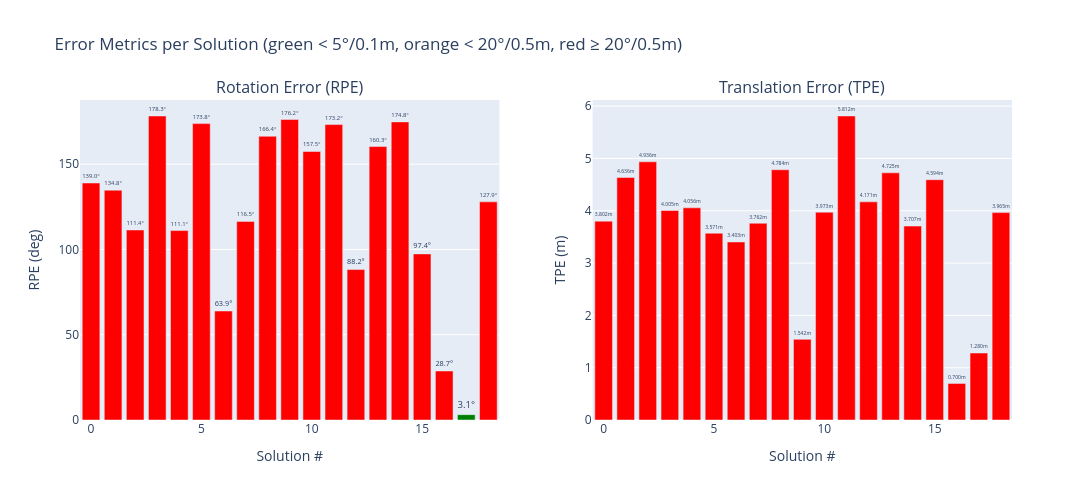

Here is the notebook cell this chart was saved with:
### Markdown cell above
### Error Analysis: RPE and TPE

For each solution, we compute:
- **RPE** (Rotation Prediction Error): angular distance between estimated and GT rotation
- **TPE** (Translation Prediction Error): Euclidean distance between estimated and GT translation

### Code cell
if meta is None:
    print("No metadata loaded.")
else:
    # Sort solutions by rotation error
    errs = [(s['rotation_index'], s['error']['rotation_error_deg'], s['error']['translation_error_m']) for s in meta['solutions']]
    errs.sort(key=lambda x: x[1])
    
    indices, rpe_vals, tpe_vals = zip(*errs) if errs else ([], [], [])
    
    fig = make_subplots(rows=1, cols=2,
        subplot_titles=('Rotation Error (RPE)', 'Translation Error (TPE)'),
        specs=[[{'type': 'bar'}, {'type': 'bar'}]])
    
    colors_rpe = ['green' if v < 5 else 'orange' if v < 20 else 'red' for v in rpe_vals]
    colors_tpe = ['green' if v < 0.1 else 'orange' if v < 0.5 else 'red' for v in tpe_vals]
    
    fig.add_trace(go.Bar(
        x=list(indices), y=list(rpe_vals),
        marker_color=colors_rpe,
        name='RPE',
        text=[f'{v:.1f}°' for v in rpe_vals],
        textposition='outside',
    ), row=1, col=1)
    
    fig.add_trace(go.Bar(
        x=list(indices), y=list(tpe_vals),
        marker_color=colors_tpe,
        name='TPE',
        text=[f'{v:.3f}m' for v in tpe_vals],
        textposition='outside',
    ), row=1, col=2)
    
    fig.update_layout(
        height=500, width=1100,
        title_text='Error Metrics per Solution (green < 5°/0.1m, orange < 20°/0.5m, red ≥ 20°/0.5m)',
        showlegend=False,
    )
    fig.update_xaxes(title_text='Solution #', row=1, col=1)
    fig.update_xaxes(title_text='Solution #', row=1, col=2)
    fig.update_yaxes(title_text='RPE (deg)', row=1, col=1)
    fig.update_yaxes(title_text='TPE (m)', row=1, col=2)
    fig.show()

### Figure 1 — Plotly figure (JSON) as saved in the notebook; plotly's stock layout.template omitted (floating-point values rounded to 4 significant figures)
{"data": [{"marker": {"color": ["green", "red", "red", "red", "red", "red", "red", "red", "red", "red", "red", "red", "red", "red", "red", "red", "red", "red", "red"]}, "name": "RPE", "text": ["3.1°", "28.7°", "63.9°", "88.2°", "97.4°", "111.1°", "111.4°", "116.5°", "127.9°", "134.8°", "139.0°", "157.5°", "160.3°", "166.4°", "173.2°", "173.8°", "174.8°", "176.2°", "178.3°"], "textposition": "outside", "type": "bar", "x": [17, 16, 6, 12, 15, 4, 2, 7, 18, 1, 0, 10, 13, 8, 11, 5, 14, 9, 3], "xaxis": "x", "y": [3.144, 28.73, 63.91, 88.22, 97.39, 111.1, 111.4, 116.5, 127.9, 134.8, 139.0, 157.5, 160.3, 166.4, 173.2, 173.8, 174.8, 176.2, 178.3], "yaxis": "y"}, {"marker": {"color": ["red", "red", "red", "red", "red", "red", "red", "red", "red", "red", "red", "red", "red", "red", "red", "red", "red", "red", "red"]}, "name": "TPE", "text": ["1.280m", "0.700m", "3.403m", "4.171m", "4.594m", "4.056m", "4.936m", "3.762m", "3.965m", "4.636m", "3.802m", "3.973m", "4.725m", "4.784m", "5.812m", "3.571m", "3.707m", "1.542m", "4.005m"], "textposition": "outside", "type": "bar", "x": [17, 16, 6, 12, 15, 4, 2, 7, 18, 1, 0, 10, 13, 8, 11, 5, 14, 9, 3], "xaxis": "x2", "y": [1.28, 0.7001, 3.403, 4.171, 4.594, 4.056, 4.936, 3.762, 3.965, 4.636, 3.802, 3.973, 4.725, 4.784, 5.812, 3.571, 3.707, 1.542, 4.005], "yaxis": "y2"}], "layout": {"annotations": [{"font": {"size": 16}, "showarrow": false, "text": "Rotation Error (RPE)", "x": 0.225, "xanchor": "center", "xref": "paper", "y": 1, "yanchor": "bottom", "yref": "paper"}, {"font": {"size": 16}, "showarrow": false, "text": "Translation Error (TPE)", "x": 0.775, "xanchor": "center", "xref": "paper", "y": 1, "yanchor": "bottom", "yref": "paper"}], "height": 500, "showlegend": false, "title": {"text": "Error Metrics per Solution (green < 5°/0.1m, orange < 20°/0.5m, red ≥ 20°/0.5m)"}, "width": 1100, "xaxis": {"anchor": "y", "domain": [0, 0.45], "title": {"text": "Solution #"}}, "xaxis2": {"anchor": "y2", "domain": [0.55, 1], "title": {"text": "Solution #"}}, "yaxis": {"anchor": "x", "domain": [0, 1], "title": {"text": "RPE (deg)"}}, "yaxis2": {"anchor": "x2", "domain": [0, 1], "title": {"text": "TPE (m)"}}}}
